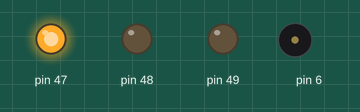
Bench run of a sketch on a simulated Arduino Mega 2560, built with avr-gcc and run on an emulated ATmega2560. Shown: output pins drawn as LEDs (lit = HIGH), buzzer (waves = sounding). Pins used as bus, display or sensor lines are not drawn.

Above: at 0.16 s.
At 6.0 s:
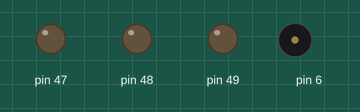
At 10.49 s:
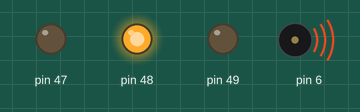
At 15.82 s:
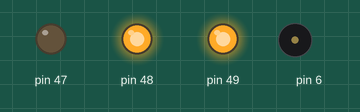
At 26.0 s:
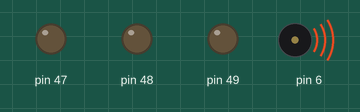
At 39.8 s:
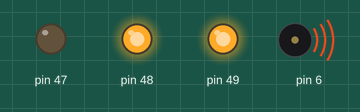
Timing chart, 0 to 40.0 s (numbered marks = the images above):
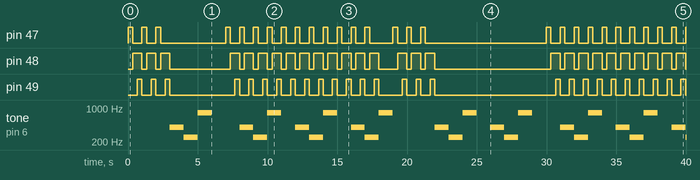

The sketch:

Lab_2_3_2.ino
```cpp
#define DDR3 DDRL
#define PORT3 PORTL

#define PIN_47 PL4 // pin 47
#define PIN_48 PL2 // pin 48
#define PIN_49 PL3 // pin 49

void setup() {
  Serial.begin(115200);
  DDR3 |= PIN_47; // initializes pin 47 as an output
  DDR3 |= PIN_48; // initializes pin 48 as an output
  DDR3 |= PIN_49; // initializes pin 49 as an output

  DDRH |= (1 << 3);

  TCCR4A = 0;
  TCCR4A |= (1 <<  COM4A0);
  TCCR4B = 0;
  TCCR4B |= (1 << WGM42) | (1 << CS40);
  TCCR4C = 0;
}

void loop() {
  taskC();
}

void taskC() {
  taskA(2);
  taskB(4);
  taskAAndB(10);
  delay(1000);
}

void taskAAndB(int n) {
  OCR4A = 0;
  int prevTime = millis();
  int currTime = millis();
  int sounds[] {19999, 31999, 9999, 0};
  int i = 0;
  while (currTime - prevTime < n * 1000) {
    PORT3 |= PIN_47;  // turns pin 47 on
    delay(333);       // pauses for 333 ms
    PORT3 &= !PIN_47; // turns pin 47 off

    PORT3 |= PIN_48;  // turns pin 48 on
    delay(333);       // pauses for 333 ms
    PORT3 &= !PIN_48; // turns pin 48 off

    PORT3 |= PIN_49;  // turns pin 49 on
    delay(333);       // pauses for 333 ms
    PORT3 &= !PIN_49; // turns pin 49 off
    currTime = millis();
        OCR4A = sounds[i];
    i++;
    if(i == 4) {
      i = 0;
    }
  }
}

void taskA(int n) {
  OCR4A = 0;
  int prevTime = millis();
  int currTime = millis();
  while (currTime - prevTime < n * 1000) {
    PORT3 |= PIN_47;  // turns pin 47 on
    delay(333);       // pauses for 333 ms
    PORT3 &= !PIN_47; // turns pin 47 off

    PORT3 |= PIN_48;  // turns pin 48 on
    delay(333);       // pauses for 333 ms
    PORT3 &= !PIN_48; // turns pin 48 off

    PORT3 |= PIN_49;  // turns pin 49 on
    delay(333);       // pauses for 333 ms
    PORT3 &= !PIN_49; // turns pin 49 off
    currTime = millis();
  }
}

void taskB(int n) {
  PORT3 &= !PIN_47;
  PORT3 &= !PIN_48;
  PORT3 &= !PIN_49;

  int prevTime = millis();
  int currTime = millis();
  while (currTime - prevTime < n * 1000) {
    OCR4A = 19999; //400
    delay (1000); // delay pauses for 1s

    OCR4A = 31999; //250
    delay (1000);

    OCR4A = 9999; //800
    delay (1000);

    OCR4A = 0;
    delay (1000);
    currTime = millis();
  }
}
```

Measured:
- by itself, pin 47: LOW → HIGH at 0.00 s, → LOW 0.33 s later, → HIGH 0.67 s later, → LOW 0.33 s later, … (55 changes in this stretch)
- by itself, pin 48: LOW → HIGH at 0.33 s, → LOW 0.67 s later, → HIGH 0.33 s later, → LOW 0.67 s later, … (54 changes in this stretch)
- by itself, pin 49: LOW → HIGH at 0.67 s, → LOW 0.33 s later, → HIGH 0.67 s later, → LOW 0.33 s later, … (54 changes in this stretch)
- by itself, tone on pin 6: plays 400 Hz for 1.0 s, 250 Hz for 1.0 s, 800 Hz for 1.0 s, 400 Hz for 1.0 s, 250 Hz for 1.0 s, 800 Hz for 1.0 s … (26 notes in this stretch)
